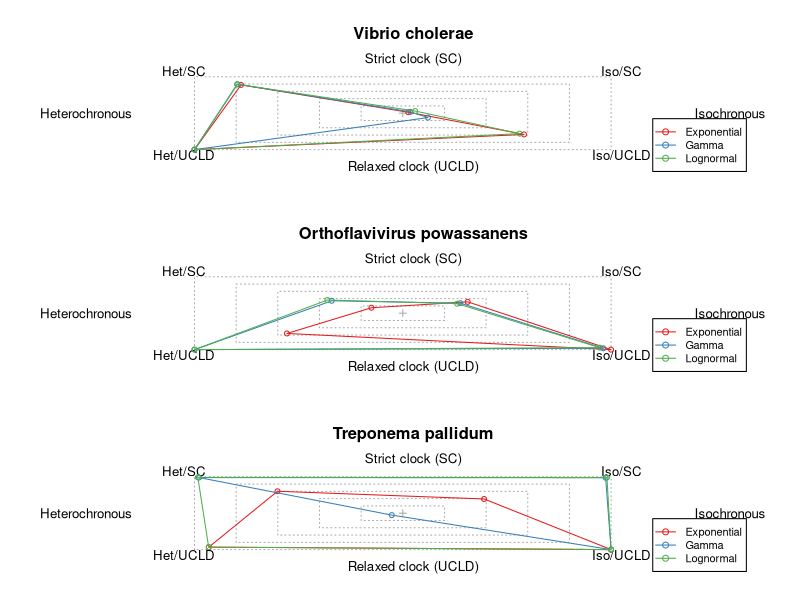

Write R code to recreate this figure.
library(RColorBrewer)
pal <- brewer.pal(3, "Set1")

setwd("~/Documents/Work/Pasteur/BETS/figures")

mle_calculations <- read.table("BETS_empirical.csv", head = T, sep = ",")
head(mle_calculations)

rescale_mles <- function(mle_values){
  mle_values <- (mle_values - max(mle_values)) / 50 # Scaling
  mle_values <- mle_values + 10
  mle_values[mle_values < 1 ] <- rnorm(sum(mle_values < 1), 0.5, 0.2) 
  # Here one unit corresponds to 50 log marginal likelihood units, due to the scaling above. 
  # log Bayes factors < 50 are assigned a value of 0.5 with some noise to avoid overlap in the figure.
  return(mle_values)
}

plot_polygon <- function(mle_values, pal){
  polygon(c(-mle_values[1], mle_values[2], mle_values[4], -mle_values[3]), 
            c(mle_values[1], mle_values[2], -mle_values[4], -mle_values[3]), border = pal)
  points(c(-mle_values[1], mle_values[2], mle_values[4], -mle_values[3]), 
         c(mle_values[1], mle_values[2], -mle_values[4], -mle_values[3]), col = pal, cex=1)
}
 
make_plots <- function(dataset){
  exp_mles <- mle_calculations$Marginal.Likelihood[grep(paste0(dataset,".+exp"), mle_calculations$Name)]
  exp_mles <- rescale_mles(exp_mles)
  
  gamma_mles <- mle_calculations$Marginal.Likelihood[grep(paste0(dataset,".+gamma"), mle_calculations$Name)]
  gamma_mles <- rescale_mles(gamma_mles)
  
  logn_mles <- mle_calculations$Marginal.Likelihood[grep(paste0(dataset,".+logn"), mle_calculations$Name)]
  logn_mles <- rescale_mles(logn_mles)
  
  par(mar = c(3, 10, 5, 8))
  plot(0, 0, ylim = c(-12, 12), xlim = c(-12, 13), type = "n", bty = "n", 
       yaxt = "n", xaxt = "n", ylab = "", xlab = "", 
       main = names_dict[dataset,], cex.main = 1.5)
  #     main = expression(paste("Prior on ", Phi: Exp(1.0))))
  mtext("Strict clock (SC)", side = 3, las = 1, cex = 0.8)
  mtext("Relaxed clock (UCLD)", side = 1, las = 1, cex = 0.8)
  mtext("Heterochronous", side = 2, las = 2, cex = 0.8)
  mtext("Isochronous", side = 4, las = 2, cex = 0.8)
  
  for(i in seq(from = 10, to = 2, by = -2)){
    polygon(c(-i, -i, i, i), c(-i, i, i, -i), border = "darkgrey", lty = 3, col = "white")
  }
  points(0, 0, pch = 3, col = "darkgrey")
  text(c(-10.5, 10.5, 10.5, -10.5), 
       c(11.5, 11.5, -11.5, -11.5), labels = c("Het/SC", "Iso/SC", "Iso/UCLD", "Het/UCLD"), cex = 1.2)
  
  plot_polygon(exp_mles, pal[1])
  plot_polygon(gamma_mles, pal[2])
  plot_polygon(logn_mles, pal[3])
  legend(12,-1.5, legend=c("Exponential","Gamma","Lognormal"), col=c(pal[1],pal[2],pal[3]),pch=c(1,1,1),lty=1,xpd=TRUE,cex=1,pt.cex=1.2)
  dev.off
}
# het/sc, iso/sc, het/ucld, iso/ucld

datasets <- c("cholera", "powv", "treponema")

names_dict <- data.frame(c("Vibrio cholerae","Orthoflavivirus powassanens","Treponema pallidum"),row.names = datasets)

pdf("polygon_plot.pdf",width=6,height=8)
par(mfrow = (c(3,1))) 
for (dataset in datasets) {
  #png(paste0(dataset,"_polygon_plot.png"),width = 800, height = 450)
  make_plots(dataset)
  #dev.off()
}
dev.off()


